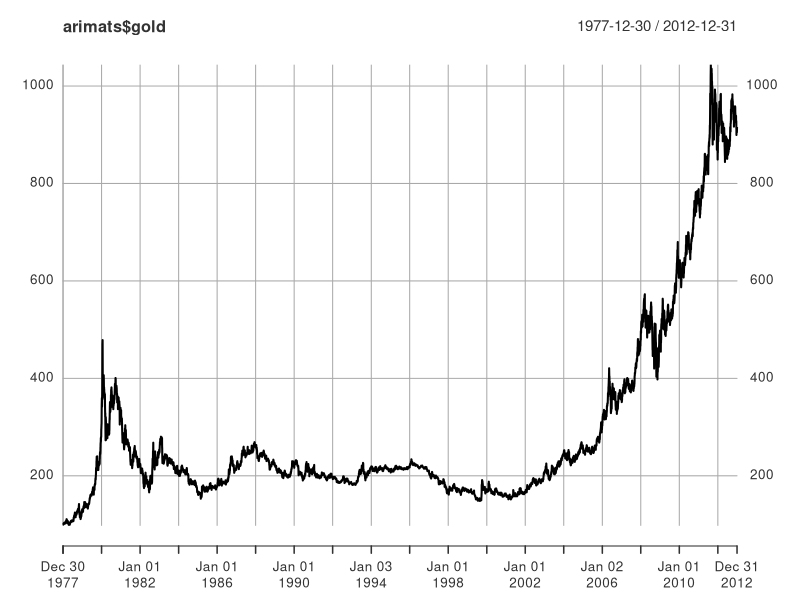
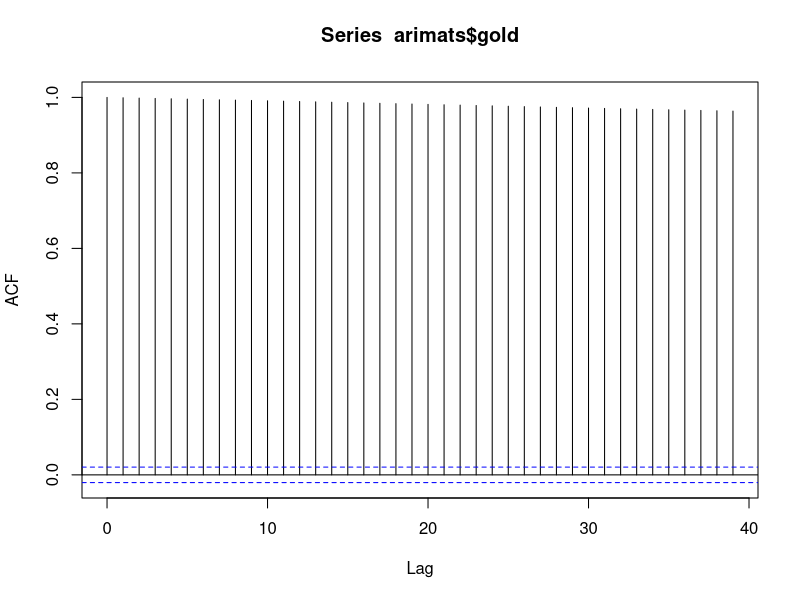
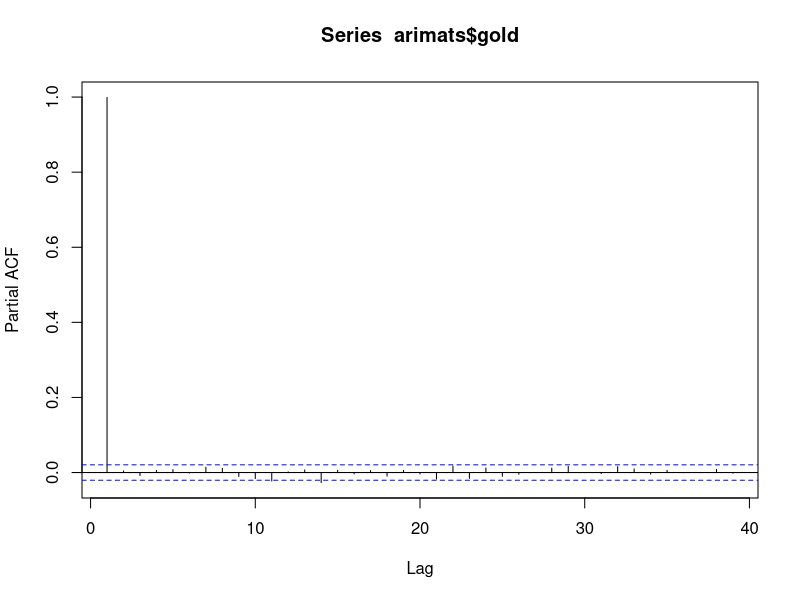
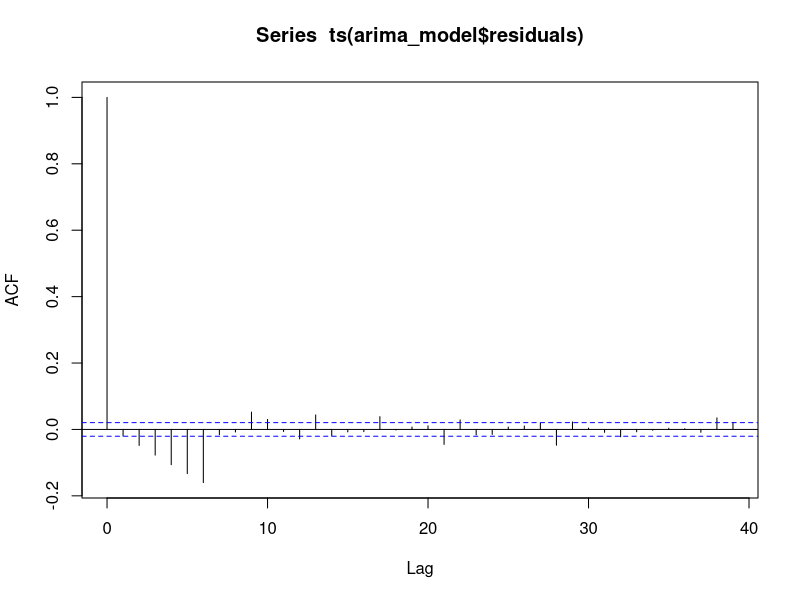
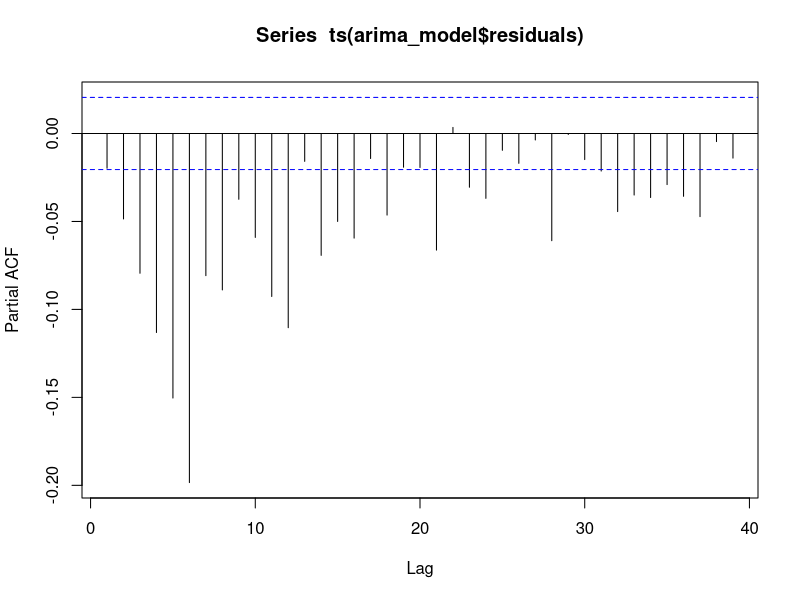
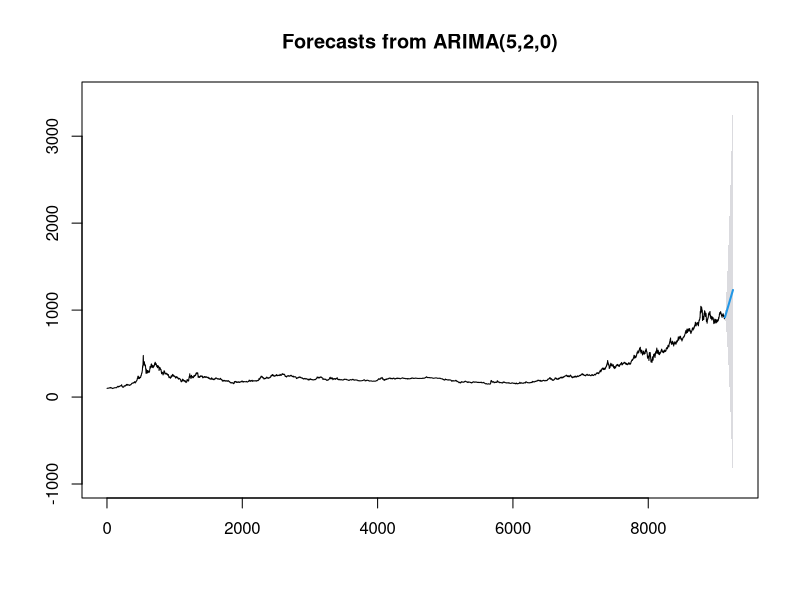

The R script that drew these images, in order:
#author:ewayagi
#Date: Sun 7, AUg 2022
#Content:ARIMA model
#Data source: data("GoldSilver"); from AER package

#============================loading libraries=================================#

library(AER)
library("xts")
library(tseries)
library(forecast)

#=====================clearing the memory======================================#
rm(list=ls()) 
gc() 
cat("\f") 
ls() 
dev.off()

#==============================loading the data================================#

data("GoldSilver")

arima = GoldSilver
class(arima)

#=======================converting to a time series============================#

arimats = xts(arima)

#======================================plots===================================#

plot(arimats$gold)

#the series is non-stationary

#=============================Stationarity test================================#

acf(arimats$gold)

pacf(arimats$gold)

adf.test(arimats$gold)

#again the series is non-stationary

#==============================Auto ARIMA model================================#

arima_model = auto.arima(arimats$gold, ic = "aic", trace = TRUE)

arima_model

acf(ts(arima_model$residuals))

pacf(ts(arima_model$residuals))

adf.test(arima_model$residuals)

#==============================forecasting=====================================#

arima_modelfs = forecast(arima_model, level = c(95), h = 10*12)
arima_modelfs

plot(arima_modelfs)

#===================================THE END====================================#

rm(list=ls()) 
gc() 
cat("\f") 
ls() 
dev.off()
